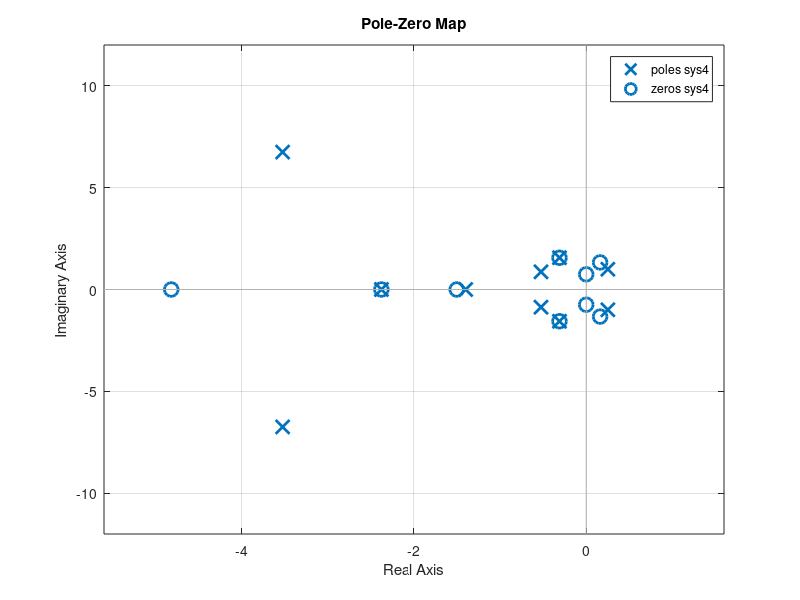

Write MATLAB code to recreate this figure.
numerator1 = [5,8,3,2];
denominator1 = [1,6,7,9,13];
sys1 = tf(numerator1,denominator1)
numerator2 = [9,0,5];
denominator2 = [1,3,4,6];
sys2 = tf(numerator2,denominator2)
sys3= 1+((sys1)*(sys2))
sys4 = (sys2)/sys3
P = pole(sys4)
Z = zero(sys4)
pzmap(sys4)
grid on
